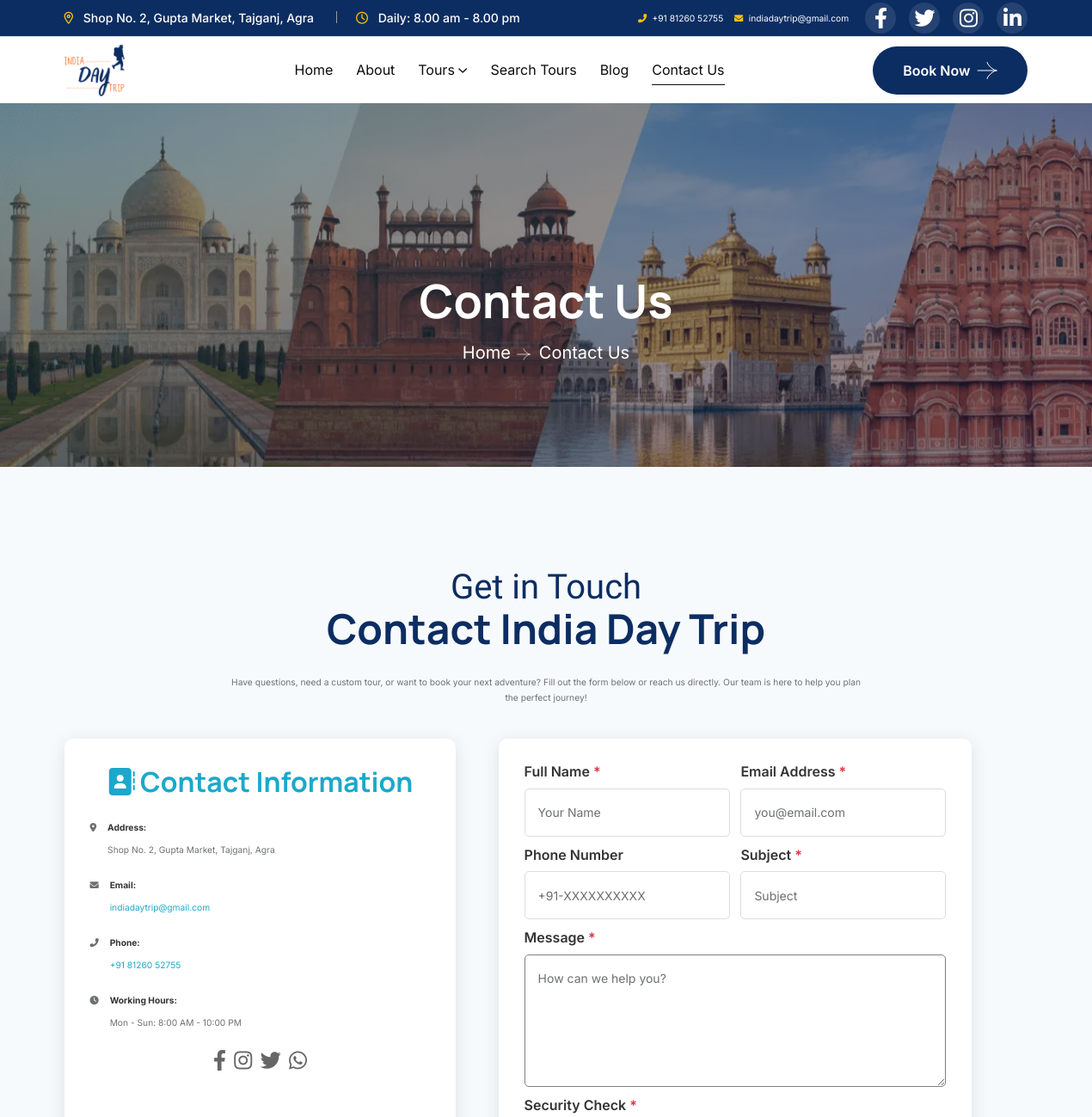
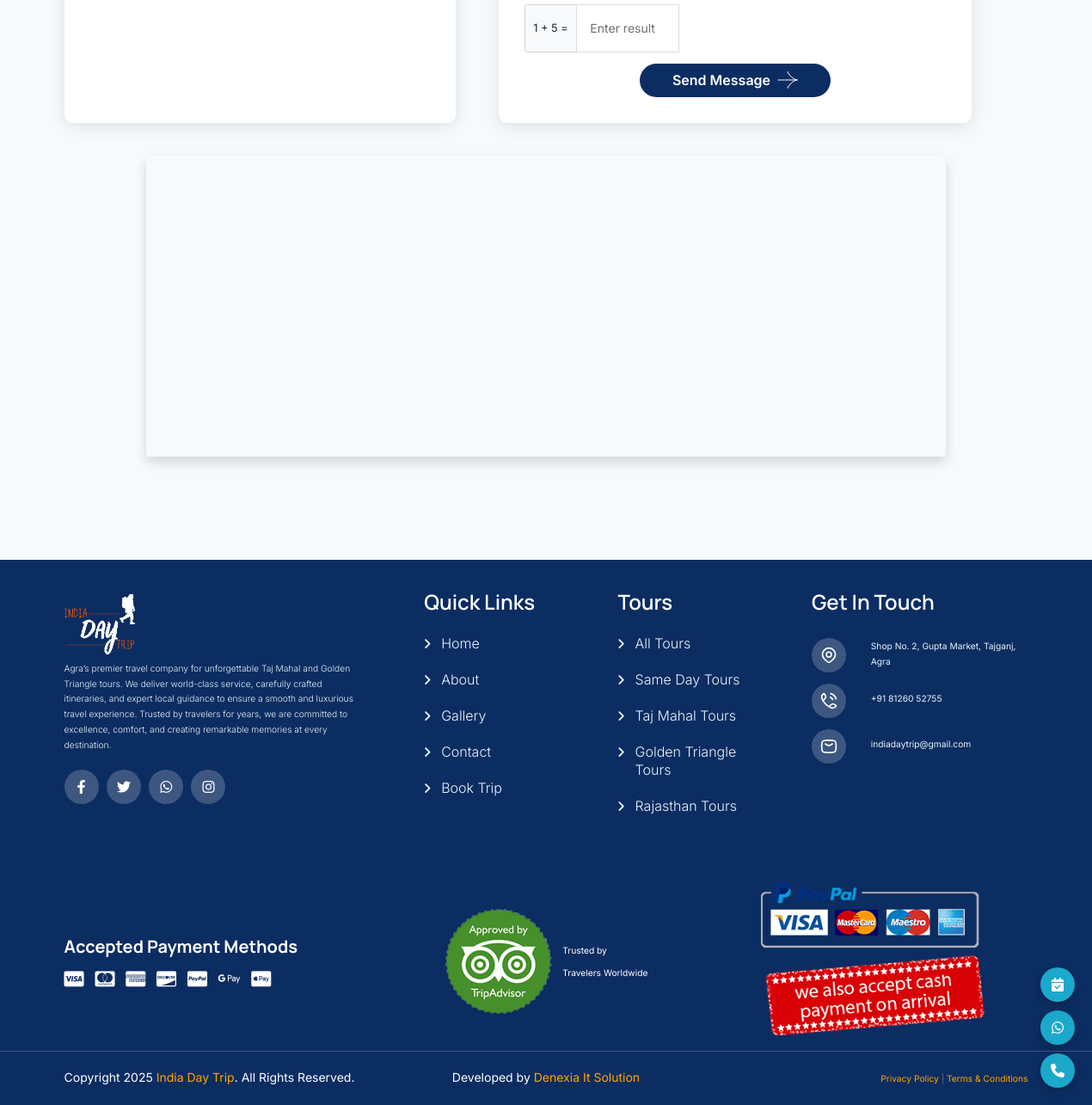
The page /contact/index.php on the database its author committed (2 pictures, top to bottom).
### tables this page shows
CREATE TABLE `settings` (
  `id` int(11) NOT NULL,
  `setting_key` varchar(100) NOT NULL,
  `setting_value` text DEFAULT NULL,
  `created_at` timestamp NOT NULL DEFAULT current_timestamp(),
  `updated_at` timestamp NOT NULL DEFAULT current_timestamp() ON UPDATE current_timestamp()
);

### contact/index.php (the view, shortened to what the rows shown need)
<?php require_once __DIR__ . '/../config.php';
?>
<!doctype html>
<html class="no-js" lang="en">
<head>
    <?php include '../components/links.php'; ?>
</head>
<body>
    <?php include '../components/header.php'; ?>
    <div class="breadcumb-wrapper" data-bg-src="../assets/img/bg/breadcumb-bg.webp">
        <div class="container">
            <div class="breadcumb-content">
                <h1 class="breadcumb-title">Contact Us</h1>
            </div>
        </div>
    </div>
    <section class="contact-area space" style="background: #f7fafd;">
        <div class="container">
            <div class="row justify-content-center">
                <div class="col-lg-8">
                    <div class="title-area text-center mb-5">
                        <h2 class="sec-title">Contact India Day Trip</h2>
                    </div>
                </div>
            </div>
            <div class="row contact-cards-row mb-5">
                <div class="col-lg-5 d-flex">
                    <div class="contact-info-box w-100">
                        <ul class="list-unstyled mb-4">
                            <li class="d-flex align-items-start">
                                <span class="me-3"><i class="fas fa-map-marker-alt "></i></span>
                                <span>
                                    <strong>Address:</strong><br>
                                    <?php echo htmlspecialchars($contact_address); ?>
                                </span>
                            </li>
                            <li class="d-flex align-items-start">
                                <span>
                                    <strong>Email:</strong><br>
                                    <a href="mailto:<?php echo htmlspecialchars($contact_email); ?>"><?php echo htmlspecialchars($contact_email); ?></a>
                                </span>
                            </li>
                            <li class="d-flex align-items-start">
                                <span>
                                    <strong>Phone:</strong><br>
                                    <a href="tel:<?php echo htmlspecialchars($phone_href); ?>"><?php echo htmlspecialchars($contact_mobile); ?></a>
                                </span>
                            </li>
                        </ul>
                    </div>
                </div>
            </div>
        </div>
    </section>
    <?php include '../components/footer.php'; ?>
</body>
</html>

### components/header.php (shortened to what the rows shown need)
<?php
$contact_address = getSetting('contact_address') ?: 'Shop No. 2, Gupta Market, Tajganj, Agra';
$contact_email = getSetting('contact_email') ?: 'indiadaytrip@gmail.com';
$contact_mobile = getSetting('contact_mobile') ?: '+91 81260 52755';
$phone_href = preg_replace('/[^0-9+]/', '', $contact_mobile);
?>
<header class="th-header header-layout1 header-layout2">
    <div class="header-top d-none d-lg-block" style="background-color: #0c2d62;">
        <div class="container th-container">
            <div class="row justify-content-center justify-content-lg-between align-items-center">
                <div class="col-auto d-none d-md-block">
                    <div class="header-links">
                        <ul>
                            <li class="d-none d-xl-inline-block"><i class="fa-sharp fa-regular fa-location-dot" style="color: #ffc107;"></i>
                                <span class="text-white"><?php echo htmlspecialchars($contact_address); ?></span>
                            </li>
                        </ul>
                    </div>
                </div>
                <div class="col-auto">
                    <div class="header-top-right d-none d-lg-flex align-items-center">
                        <div class="contact-info d-none d-xl-flex align-items-center gap-3 me-4">
                            <a href="tel:<?php echo htmlspecialchars($phone_href); ?>" class="contact-item d-flex align-items-center gap-2 text-white text-decoration-none">
                                <i class="fas fa-phone-alt" style="color: #ffc107;"></i>
                                <span><?php echo htmlspecialchars($contact_mobile); ?></span>
                            </a>
                            <a href="mailto:<?php echo htmlspecialchars($contact_email); ?>" class="contact-item d-flex align-items-center gap-2 text-white text-decoration-none">
                                <i class="fas fa-envelope" style="color: #ffc107;"></i>
                                <span><?php echo htmlspecialchars($contact_email); ?></span>
                            </a>
                        </div>
                    </div>
                </div>
            </div>
        </div>
    </div>
    </header>
    <?php include 'fixed-buttons.php'; ?>

### components/footer.php (shortened to what the rows shown need)
<?php
$contact_address = getSetting('contact_address') ?: 'Shop No. 2, Gupta Market, Tajganj, Agra, Uttar Pradesh, India';
$contact_email = getSetting('contact_email') ?: 'indiadaytrip@gmail.com';
$contact_mobile = getSetting('contact_mobile') ?: '+91 81260 52755';
$phone_href = preg_replace('/[^0-9+]/', '', $contact_mobile);
?>
<footer class="footer-wrapper bg-title footer-layout2 ">
    <div class="widget-area ">
        <div class="container">
            <div class="row g-4 g-lg-5 justify-content-between">
                <div class="col-xl-3 col-lg-3 col-md-6 col-sm-12">
                    <div class="widget footer-widget h-100">
                        <div class="">
                            <div class="info-box_text mb-3 d-flex align-items-center">
                                <div class="details">
                                    <p class="mb-0"><?php echo htmlspecialchars($contact_address); ?></p>
                                </div>
                            </div>
                            <div class="info-box_text mb-3 d-flex align-items-center">
                                <div class="details">
                                    <p class="mb-0"><a href="tel:<?php echo htmlspecialchars($phone_href); ?>" class="info-box_link"><?php echo htmlspecialchars($contact_mobile); ?></a></p>
                                </div>
                            </div>
                            <div class="info-box_text mb-3 d-flex align-items-center">
                                <div class="details">
                                    <p class="mb-0"><a href="mailto:<?php echo htmlspecialchars($contact_email); ?>"
                                            class="info-box_link"><?php echo htmlspecialchars($contact_email); ?></a></p>
                                </div>
                            </div>
                        </div>
                    </div>
                </div>
            </div>
        </div>
    </div>
</footer>

### rows shown on the page
settings: setting_value "Shop No. 2, Gupta Market, Tajganj, Agra"
settings: setting_value "+91 81260 52755"
settings: setting_value "indiadaytrip@gmail.com"
